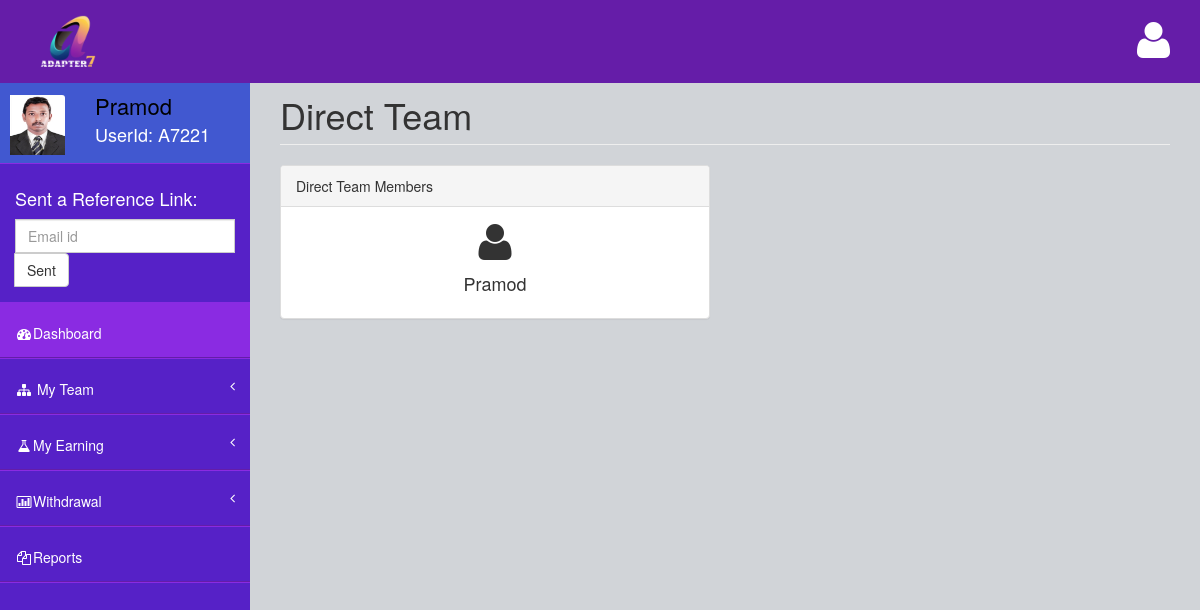
Screenshot of /MyTeamDirect (signed in) with the database file from the repository.
### Home/models.py (models this page shows)
class UserDetails(models.Model):
    UserId = models.ForeignKey(User,on_delete=models.CASCADE)
    User_Key = models.CharField(max_length=255)
    User_Image = models.FileField(upload_to="profile_pic",null=True,blank=True)
    Hierachi_Level = models.IntegerField()
    Sponser_income = models.FloatField(null=True)
    Level_income = models.FloatField(null=True)
    My_income = models.FloatField(null=True)
    ReBirth_Income = models.FloatField(null=True)
    RebirthCount = models.IntegerField()

class TeamOne(models.Model):
    Sponser = models.ForeignKey(User,models.SET_NULL,null=True)
    team = models.ForeignKey(UserDetails,models.CASCADE)

### Home/views.py (the view)
# urls.py: path("MyTeamDirect",views.MyTeamDirect,name="MyTeamDirect"),
def MyTeamDirect(request):
    userdetails = UserDetails.objects.get(UserId = request.user)
    T1 = TeamOne.objects.filter(Sponser = request.user)
    T1_S = TeamOne.objects.get(team = userdetails)
    userdetails_sponser = UserDetails.objects.get(UserId = T1_S.Sponser)
    team = TeamMembers.objects.filter(sponser = userdetails)
    teammembers = []
    for member in team:
        m = UserDetails.objects.get(UserId = member.member)
        teammembers.append(m)
    context = {
        "userdetails":userdetails,
        "total":userdetails.Sponser_income + userdetails.Level_income + userdetails.ReBirth_Income,
        "T1":T1,
        'T1_count':T1.count(),
        "T1_S":userdetails_sponser,
        "teammembers":teammembers,
        "teammembers_count":len(teammembers)
    }
    return render(request,"team_direct.html",context)

### templates/team_direct.html
{% extends "index.html" %}
{% block content %}
<div class="row">
    <div class="col-lg-12">
        <h1 class="page-header">Direct Team</h1>
    </div>
</div>
<div class="row">
    {% for i  in T1  %}
    <div class="col-lg-6">
       <div class="panel panel-default">
           <div class="panel-heading">
               Direct Team Members
           </div>
           <div class="panel-body">
            <div class="row text-center">
                <div class="col-4 ">
<i class="fa fa-user fa-3x"></i>
                </div>
                <div class="col-8">
                    <h4>{{i.team.UserId.first_name}}</h4>
                </div>
            </div>
           </div>
       </div>
   </div>
   {% endfor %}
</div>
{% endblock %}

### templates/index.html (shortened to what this page needs)
{% load static %}
<!DOCTYPE html>
<html>
<head>
    <link href="{%static 'assets/plugins/bootstrap/bootstrap.css' %}" rel="stylesheet" />
    <link href="{%static 'assets/font-awesome/css/font-awesome.css' %}" rel="stylesheet" />
    <link href="{%static 'assets/plugins/pace/pace-theme-big-counter.css' %}" rel="stylesheet" />
    <link href="{%static 'assets/css/style.css' %}" rel="stylesheet" />
    <link href="{%static 'assets/css/main-style.css' %}" rel="stylesheet" />
    <link href="{%static 'assets/plugins/morris/morris-0.4.3.min.css' %}" rel="stylesheet" />
</head>
<body>
    <div id="wrapper">
        <nav class="navbar navbar-default navbar-fixed-top" role="navigation" id="navbar">
            <div class="navbar-header">
                <a class="navbar-brand" href="{%url 'Index' %}">
                    <img src="{%static 'assets/img/logo.png' %}" alt="" />
                </a>
            </div>
            <ul class="nav navbar-top-links navbar-right">
                <li class="dropdown">
                    <a class="dropdown-toggle" data-toggle="dropdown" href="#">
                        <i class="fa fa-user fa-3x"></i>
                    </a>
                </li>
            </ul>
        </nav>
        <nav class="navbar-default navbar-static-side" role="navigation">
            <div class="sidebar-collapse">
                <ul class="nav" id="side-menu">
                    <li>
                        <div class="user-section">
                            <div class="user-section-inner">
                                <img src="{{userdetails.User_Image.url}}" alt="">
                            </div>
                            <div class="user-info">
                                <div>{{request.user.first_name}} <strong></strong></div>
                                <div class="user-text-online">
                                    UserId: {{userdetails.User_Key}}
                                </div>
                            </div>
                        </div>
                    </li>
                    <li class="sidebar-search">
                        <h4 style="color:white">Sent a Reference Link:</h4>
                        <div class="input-group custom-search-form">
                            <form action="{%url 'SentRefrelLink' userdetails.id %}" method="post">
                                <input type="email" class="form-control" name="email" placeholder="Email id">
                                <span class="input-group-btn">
                                    <button class="btn btn-default" type="submit">
                                        Sent
                                    </button>
                                </span>
                            </form>
                        </div>
                    </li>
                    <li class="selected">
                        <a href="{%url 'Index' %}"><i class="fa fa-dashboard fa-fw"></i>Dashboard</a>
                    </li>
                    <li>
                        <a href="#"><i class="fa fa-sitemap fa-fw"></i> My Team<span class="fa arrow"></span></a>
                    </li>
                    <li>
                        <a href="#"><i class="fa fa-flask fa-fw"></i>My Earning<span class="fa arrow"></span></a>
                    </li>
                    <li>
                        <a href="#"><i class="fa fa-bar-chart-o fa-fw"></i>Withdrawal<span class="fa arrow"></span></a>
                    </li>
                    <li>
                        <a href="#"><i class="fa fa-files-o fa-fw"></i>Reports</a>
                    </li>
                </ul>
            </div>
        </nav>
        <div id="page-wrapper">
            {% block content %}{% endblock content %}
        </div>
    </div>
</body>
</html>

### static/assets/css/style.css (style rules this page uses)
body { background-color: rgb(65,88,208) !important; }
#wrapper { width: 100%; margin-top: 55px!important; background-color:rgb(86, 33, 199); }
#page-wrapper { padding: 0 15px; min-height: 568px; background-color:rgb(209, 212, 216); }
.navbar-static-side ul li { border-bottom:1px solid blueviolet !important; }
.navbar-top-links li { display: inline-block; }
.navbar-top-links li:last-child { margin-right: 15px; }
.navbar-top-links li a { padding: 20px; min-height: 50px; }
.sidebar-search { padding: 15px; }
.arrow { float: right; }
.fa.arrow:before { content: "\f104"; }
@media (min-width:768px) { .navbar-static-side { z-index: 1; position: absolute; width: 250px; } }

### static/assets/css/main-style.css (style rules this page uses)
.user-section-inner { height: 65px; width: 65px; -moz-border-radius: 3px; -webkit-border-radius: 3px; border-radius: 3px; overflow: hidden; display: inline-block; float: left; margin-right: 15px; margin-top: 20px; }
.user-section-inner img { margin-left:10px; width:55px; height:60px; }
.user-info { display: block; color:#000!important; display: inline-block; padding: 15px; margin-bottom: 0px }
.user-text-online { font-size:18px; color:#fff }
.navbar-top-links > li > a { color: #FFFFFF; }
.nav > li > a { padding: 20px 15px; }
#side-menu { background-color:rgb(86, 33, 199); }
#side-menu a { color:#fff; border-bottom: 1px solid rgb(101, 29, 168) !important; height: 55px; }
.selected { background-color:blueviolet; }
#navbar { background-color:rgb(101, 29, 168); }
.navbar-brand { padding-left:20px; }
.navbar-brand img { width:100px; margin-top: -20px; }
.navbar-default { border-color: rgb(101, 29, 168); }
@media (min-width:768px) { #page-wrapper { position: inherit; margin: 0 0 0 250px; padding: 0 30px; min-height: 1000px; } }

### rows the page displays
UserDetails: User_Image (picture), User_Key "A7221"
TeamOne: team.UserId.first_name "Pramod"

### other values shown
{{ request.user.first_name }} "Pramod"
